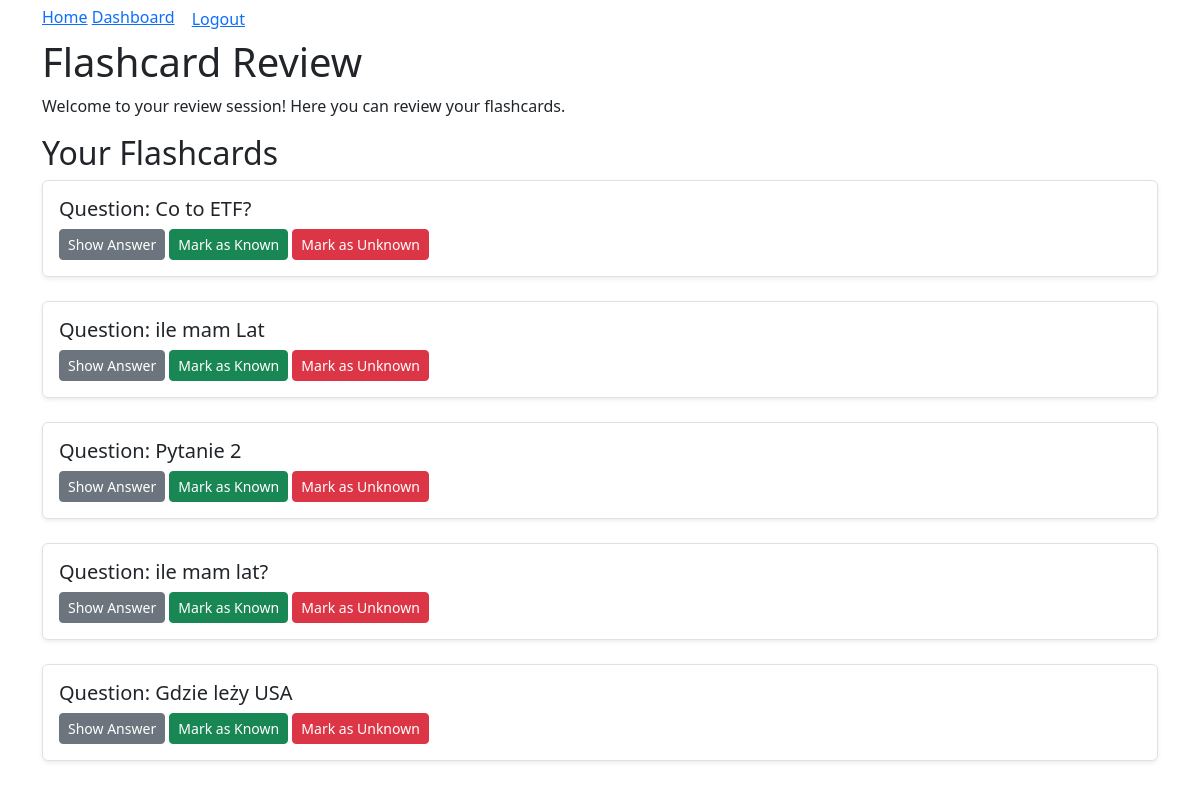
Before: /review/ (signed in) with the older database file.
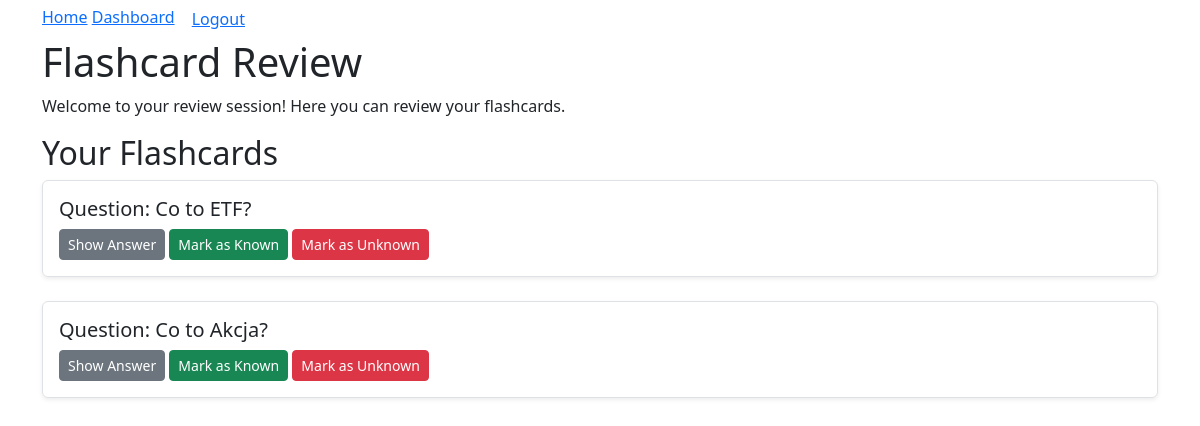
After: the same page with the newer database file.
### flashcards/models.py (models this page shows, shortened)
class UserProgress(models.Model):
    user = models.ForeignKey(User, on_delete=models.CASCADE)
    bin = models.IntegerField(default=0)
    last_reviewed = models.DateTimeField(null=True, blank=True)
    next_review = models.DateTimeField(default=timezone.now)
    flashcard = models.ForeignKey(Flashcard, on_delete=models.CASCADE)
    class Meta:
        unique_together = ('user', 'flashcard')

class Flashcard(models.Model):
    question = models.CharField(max_length=255)
    answer = models.CharField(max_length=255)

### flashcards/views.py (the view)
# urls.py: path('review/', start_review, name='start_review'),
@login_required
def start_review(request):
    to_review = UserProgress.objects.filter(user=request.user, next_review__date__lte=timezone.now().date()).all()
    return render(request, 'to_review.html', {
        'to_review': to_review
    })

### flashcards/templates/to_review.html (shortened to what this page needs)
{% extends "base.html" %}
{% block content %}
    <h1>Flashcard Review</h1>
    <p>Welcome to your review session! Here you can review your flashcards.</p>
    <h2>Your Flashcards</h2>
    {% if to_review %}
        {% for to_review in to_review %}
        <div class="flashcard-container mb-4 p-3 border rounded shadow-sm">
            <p class="h5">Question: {{ to_review.flashcard.question }}</p>
            <button class="btn btn-secondary btn-sm show-answer-btn">Show Answer</button>
            <a class="btn btn-success btn-sm" href="{% url 'mark_flashcard' to_review.id 'true' %}">Mark as Known</a>
            <a class="btn btn-danger btn-sm" href="{% url 'mark_flashcard' to_review.id 'false' %}">Mark as Unknown</a>
        </div>
        {% endfor %}
    {% else %}
        <p>No flashcards to review today. Great job!</p>
    {% endif %}
{% endblock %}

### flashcards/templates/base.html (shortened to what this page needs)
<!doctype html>
<html lang="pl">
  <head>
    <link href="https://cdn.jsdelivr.net/npm/bootstrap@5.3.0/dist/css/bootstrap.min.css" rel="stylesheet">
  </head>
  <body>
    <div class="container">
      <a href="{% url 'index' %}">Home</a>
      {% if user.is_authenticated %}
      <a href="{% url 'dashboard' %}">Dashboard</a>
        <form method="post" action="{% url 'logout' %}" style="display:inline;">
          <button type="submit" class="btn btn-link">Logout</button>
        </form>
      {% else %}
        <a href="{% url 'login' %}">Login</a>
        <a href="{% url 'register' %}">Register</a>
      {% endif %}
        {% block content %}
        {% endblock %}
    </div>
  </body>
</html>

Changed rows visible on the page:
removed UserProgress: flashcard.question "ile mam Lat"
removed UserProgress: flashcard.question "Pytanie 2"
removed UserProgress: flashcard.question "ile mam lat?"
removed UserProgress: flashcard.question "Gdzie leży USA"
added UserProgress: flashcard.question "Co to Akcja?"
